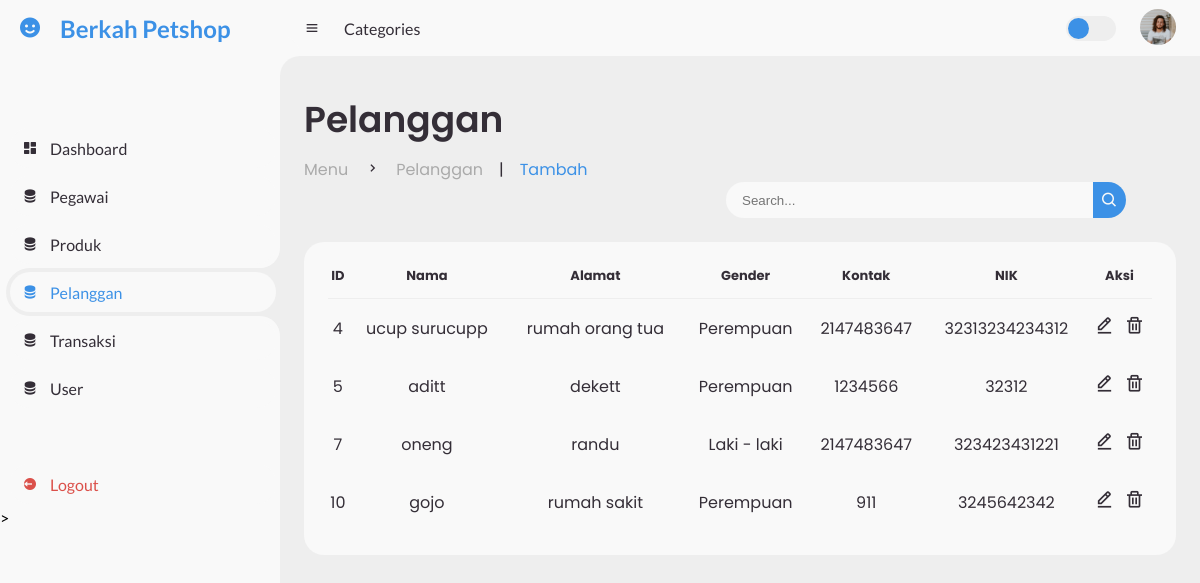
The app's page /pelanggan/pelanggan.php (signed in) with its own data.
### tables this page shows
CREATE TABLE `pelanggan` (
  `id_pelanggan` int(11) NOT NULL,
  `nama` varchar(255) NOT NULL,
  `alamat` varchar(255) NOT NULL,
  `kontak` int(11) NOT NULL,
  `gender` enum('Laki - laki','Perempuan') NOT NULL,
  `is_deleted` varchar(50) NOT NULL,
  `nik` varchar(50) NOT NULL
);

### pelanggan/pelanggan.php (the view, shortened to what this page needs)
<!DOCTYPE html>
<html lang="en">
<head>
	<link href='https://unpkg.com/boxicons@2.0.9/css/boxicons.min.css' rel='stylesheet'>
	<link rel="stylesheet" href="style_pelanggan.css">
</head>
<body>
	<section id="sidebar">
		<a href="#" class="brand">
			<i class='bx bxs-smile'></i>
			<span class="text">Berkah Petshop</span>
		</a>
		<ul class="side-menu top">
			<li>
				<a href="../index/index.php">
					<i class="bx bxs-dashboard"></i>
					<span class="text">Dashboard</span>
				</a>
			</li>
			<li>
				<a href="../pegawai/pegawai.php">
					<i class="bx bxs-data"></i>
					<span class="text">Pegawai</span>
				</a>
			</li>
			<li>
				<a href="../produk/produk.php">
					<i class="bx bxs-data"></i>
					<span class="text">Produk</span>
				</a>
			</li>
			<li  class="active">
				<a href="../pelanggan/pelanggan.php">
					<i class="bx bxs-data"></i>
					<span class="text">Pelanggan</span>
				</a>
			</li>
			<li>
				<a href="../transaksi/transaksi.php">
					<i class="bx bxs-data"></i>
					<span class="text">Transaksi</span>
				</a>
			</li>
			<li>
				<a href="../user/user.php">
					<i class="bx bxs-data"></i>
					<span class="text">User</span>
				</a>
			</li>
		</ul>
		<ul class="side-menu">
        <li>
            <a href="../logout/logout.php" class="logout">
                <i class='bx bxs-log-out-circle'></i>
                <span class="text">Logout</span>
            </a>
        </li>>
		</ul>
	</section>
	<section id="content">
		<nav>
			<i class='bx bx-menu' ></i>
			<a href="#" class="nav-link">Categories</a>
			<label for="switch-mode" class="switch-mode"></label>
			<a href="#" class="profile">
				<img src="img/people.png">
			</a>
		</nav>
		<main>
            <div class="head-title">
                <div class="left">
                    <h1>Pelanggan</h1>
                    <ul class="breadcrumb">
                        <li>
                            <a href="#">Menu</a>
                        </li>
                        <li><i class='bx bx-chevron-right'></i></li>
                        <li>
                            <a href="#">Pelanggan </a>
                        </li>
                        <li>|</li>
                        <li>
                            <a class="active" href="#">Tambah</a>
                        </li>
                    </ul>
                </div>
            </div>
            <form action="pelanggan.php" method="POST">
                <div class="form-input">
                    <input type="search" name="query" placeholder="Search...">
                    <button type="submit" class="search-btn"><i class='bx bx-search'></i></button>
                </div>
            </form>
            <div class="table-data">
                <div class="order">
                    <table>
                        <thead>
                            <tr>
                                <th>ID</th>
                                <th>Nama</th>
                                <th>Alamat</th>
                                <th>Gender</th>
                                <th>Kontak</th>
                                <th>NIK</th>
                                <th>Aksi</th>
                            </tr>
                        </thead>
                        <tbody>
                            <?php
                            require '../config/conn.php';
                            $query = "";
                            $result = mysqli_query($conn, "SELECT * FROM pelanggan WHERE is_deleted != 'Y' AND (nama LIKE '%$query%' OR alamat LIKE '%$query%' OR nik LIKE '%$query%')");
                            while ($row = mysqli_fetch_assoc($result)) {
								echo "<tr>";
								echo "<td>" . $row['id_pelanggan'] . "</td>";
								echo "<td>" . $row['nama'] . "</td>";
								echo "<td>" . $row['alamat'] . "</td>";
								echo "<td>" . $row['gender'] . "</td>";
								echo "<td>" . $row['kontak'] . "</td>";
								echo "<td>" . $row['nik'] . "</td>";
								echo "<td><a href='#' class='emot' onclick=\"console.log('ID Pelanggan: " . $row['id_pelanggan'] . "'); tampilkanFormEdit('" . $row['id_pelanggan'] . "')\"><i class='bx bx-edit-alt'></i></a>";
								echo "<a href='#' class='emot' onclick=\"hapusDataPelanggan('" . $row['id_pelanggan'] . "', 'pelanggan', 'id_pelanggan', 'delete_pelanggan.php')\"><i class='bx bx-trash'></i></a></td>";
								echo "</tr>";
							}
                            ?>
                        </tbody>
                    </table>
                </div>
            </div>
        </main>
    </section>
</body>
</html>

### records on screen
pelanggan: id_pelanggan "4", nama "ucup surucupp", alamat "rumah orang tua", gender "Perempuan", kontak "2147483647", nik "32313234234312"
pelanggan: id_pelanggan "5", nama "aditt", alamat "dekett", gender "Perempuan", kontak "1234566", nik "32312"
pelanggan: id_pelanggan "7", nama "oneng", alamat "randu", gender "Laki - laki", kontak "2147483647", nik "323423431221"
pelanggan: id_pelanggan "10", nama "gojo", alamat "rumah sakit", gender "Perempuan", kontak "911", nik "3245642342"
